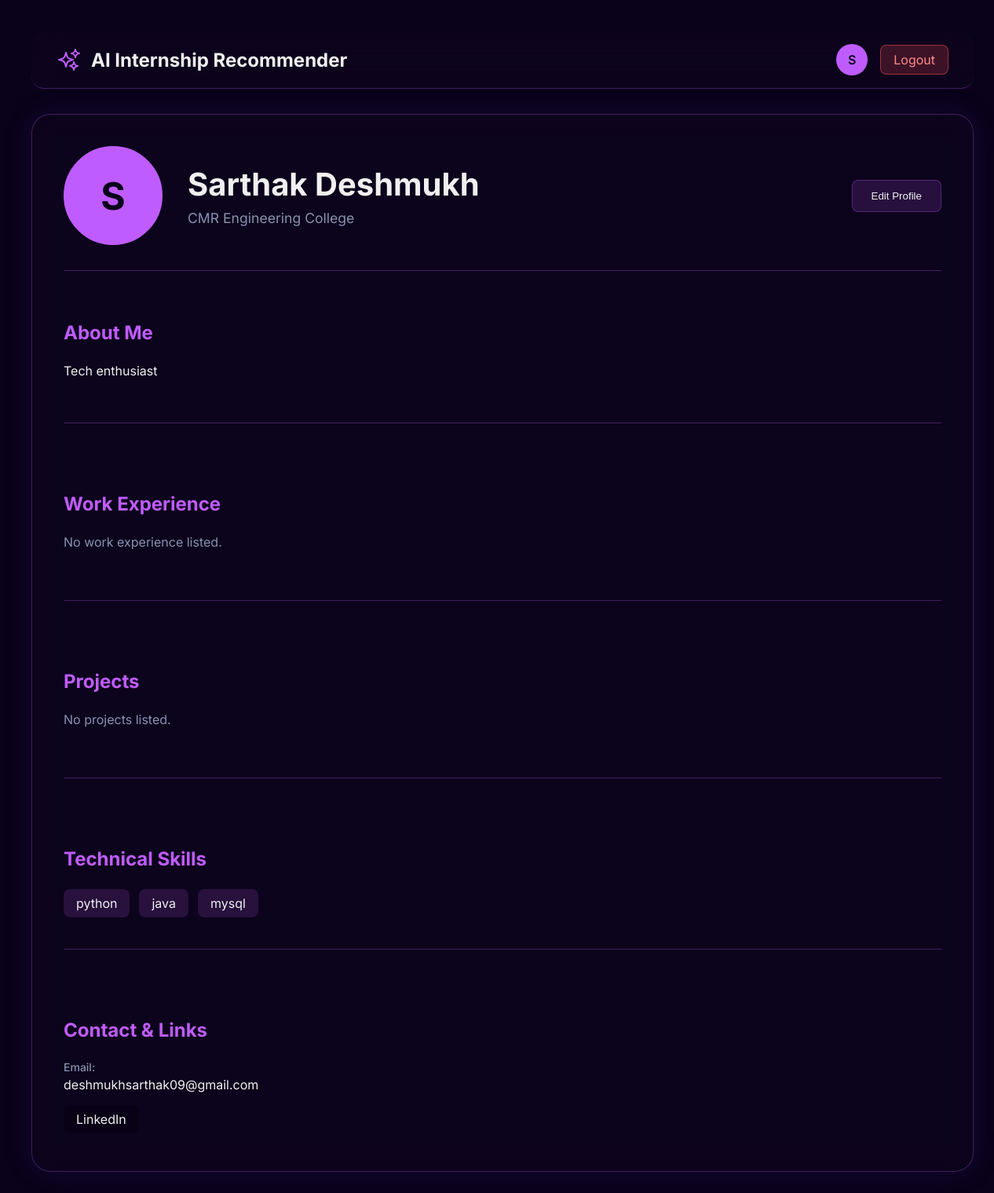
The page /student-profile (signed in) on the database its author committed.
### tables this page shows
CREATE TABLE users (
            id INTEGER PRIMARY KEY AUTOINCREMENT,
            name TEXT,
            email TEXT UNIQUE,
            password TEXT,
            year INTEGER
        );

CREATE TABLE professional_info (
            id INTEGER PRIMARY KEY AUTOINCREMENT,
            user_id INTEGER UNIQUE,
            fullname TEXT,
            college TEXT,
            graduation_year INTEGER,
            cgpa TEXT,
            bio TEXT,
            linkedin_url TEXT,
            github_url TEXT,
            work_experience TEXT,
            projects TEXT,
            skills TEXT
        );

### app.py (the view, shortened to what this page needs)
@app.route("/student-profile", methods=["GET", "POST"])
def view_student_profile():
    if "user_id" not in session:
        return redirect(url_for("login"))
    uid = session["user_id"]
    user = query_db("SELECT * FROM users WHERE id=?", (uid,), one=True)
    prof_info = query_db("SELECT * FROM professional_info WHERE user_id=?", (uid,), one=True)
    return render_template("student_profile.html", user=user, prof_info=prof_info)

### app.py (called while the page is built)
def get_db():
    db = getattr(g, "_database", None)
    if db is None:
        db = g._database = sqlite3.connect(DATABASE)
        db.row_factory = sqlite3.Row
    return db

@app.teardown_appcontext
def close_connection(exception):
    db = getattr(g, "_database", None)
    if db is not None:
        db.close()

def query_db(query, args=(), one=False):
    cur = get_db().execute(query, args)
    rv = cur.fetchall()
    cur.close()
    return (rv[0] if rv else None) if one else rv

### templates/student_profile.html (shortened to what this page needs)
<!doctype html>
<html lang="en">
<head>
</head>
<body>
<div class="main-container">
    <nav class="navbar">
        <div class="navbar-brand-container">
            <a class="navbar-brand" href="{{ url_for('dashboard') }}">AI Internship Recommender</a>
        </div>
        <div class="nav-actions">
            <a href="{{ url_for('dashboard') }}" class="profile-avatar">
                {{ user.name[0] | upper if user.name else 'U' }}
            </a>
            <a class="btn-logout" href="{{ url_for('logout') }}">Logout</a>
        </div>
    </nav>
    <div class="profile-card">
        <div class="profile-header">
            <div class="profile-picture">{{ (prof_info.fullname or user.name)[0] | upper if (prof_info or user) else 'U' }}</div>
            <div class="profile-info">
                <h1>{{ prof_info.fullname if prof_info and prof_info.fullname else user.name }}</h1>
                <p>{{ prof_info.college if prof_info and prof_info.college else 'College not specified' }}</p>
            </div>
            <button class="btn-edit-profile" onclick="toggleModal()">Edit Profile</button>
        </div>
        <div class="profile-body">
            <div class="profile-section">
                <h4>About Me</h4>
                <p>{{ prof_info.bio if prof_info and prof_info.bio else "No bio provided. Click 'Edit Profile' to add one." }}</p>
            </div>
            <div class="profile-section">
                <h4>Work Experience</h4>
                <div class="experience-item">
                    <p>{{ prof_info.work_experience if prof_info and prof_info.work_experience else "No work experience listed." }}</p>
                </div>
            </div>
            <div class="profile-section">
                <h4>Projects</h4>
                 <div class="project-item">
                    <p>{{ prof_info.projects if prof_info and prof_info.projects else "No projects listed." }}</p>
                </div>
            </div>
            <div class="profile-section">
                <h4>Technical Skills</h4>
                <div class="skills-container">
                    {% if prof_info and prof_info.skills %}
                        {% for skill in prof_info.skills.split(',') %}
                            {% if skill.strip() %}
                                <span class="skill-tag">{{ skill.strip() }}</span>
                            {% endif %}
                        {% endfor %}
                    {% else %}
                        <p>No skills listed.</p>
                    {% endif %}
                </div>
            </div>
            <div class="profile-section">
                <h4>Contact & Links</h4>
                <div class="info-grid">
                    <p><strong>Email:</strong> {{ user.email }}</p>
                    <div class="social-links">
                        {% if prof_info and prof_info.linkedin_url %}<a href="{{ prof_info.linkedin_url }}" target="_blank">LinkedIn</a>{% endif %}
                    </div>
                </div>
            </div>
        </div>
    </div>
</div>
</body>
</html>

### templates/student_profile.html (style rules this page uses)
:root { --primary-glow: rgba(191, 92, 255, 0.6); --secondary-glow: rgba(0, 225, 255, 0.6); --bg-color: #0a021a; --card-bg-color: rgba(15, 5, 30, 0.65); --border-color: rgba(191, 92, 255, 0.3); --text-color: #f0f0f0; --text-muted-color: #8892b0; --accent-color: #bf5cff; }
body { font-family: 'Inter', sans-serif; background-color: var(--bg-color); background-image: url('https://images.unsplash.com/photo-1593339790152-3b66ab4a7322?q=80&w=2070&auto=format&fit=crop'); background-size: cover; background-position: center; background-attachment: fixed; color: var(--text-color); overflow-x: hidden; }
.main-container { width: 100%; max-width: 1200px; padding: 2rem; margin: 0 auto; }
.navbar { display: flex; justify-content: space-between; align-items: center; background-color: var(--card-bg-color); backdrop-filter: blur(15px); border-bottom: 1px solid var(--border-color); padding: 1rem 2rem; border-radius: 1rem; margin-bottom: 2rem; }
.navbar-brand-container { display: flex; align-items: center; gap: 0.75rem; }
.navbar-logo { width: 32px; height: 32px; color: var(--accent-color); }
.navbar-brand { font-size: 1.5rem; font-weight: 700; color: var(--text-color) !important; text-decoration: none; }
.nav-actions { display: flex; align-items: center; gap: 1rem; }
.btn-logout { background-color: rgba(255, 82, 82, 0.2); border: 1px solid rgba(255, 82, 82, 0.5); color: #ff8a8a; padding: 0.5rem 1rem; border-radius: 0.5rem; text-decoration: none; transition: all 0.2s ease; }
.profile-avatar { width: 40px; height: 40px; border-radius: 50%; background-color: var(--accent-color); display: flex; align-items: center; justify-content: center; font-weight: 600; color: var(--bg-color); text-decoration: none; }
.profile-card { background-color: var(--card-bg-color); backdrop-filter: blur(15px); border: 1px solid var(--border-color); border-radius: 1.5rem; padding: 2.5rem; box-shadow: 0 0 40px rgba(100, 80, 255, 0.1); }
.profile-header { display: flex; align-items: center; gap: 2rem; padding-bottom: 2rem; border-bottom: 1px solid var(--border-color); margin-bottom: 2rem; }
.profile-picture { width: 120px; height: 120px; border-radius: 50%; background-color: var(--accent-color); border: 3px solid var(--accent-color); display: flex; align-items: center; justify-content: center; font-size: 3rem; color: var(--bg-color); font-weight: bold; }
.profile-info h1 { margin: 0; font-size: 2.5rem; }
.profile-info p { font-size: 1.1rem; color: var(--text-muted-color); margin: 0.5rem 0 0 0; }
.btn-edit-profile { margin-left: auto; background-color: rgba(191, 92, 255, 0.15); border: 1px solid var(--border-color); color: var(--text-color); padding: 0.75rem 1.5rem; border-radius: 0.5rem; cursor: pointer; transition: all 0.2s ease; }
.profile-body { display: grid; grid-template-columns: 1fr; gap: 2.5rem; }
.profile-section { border-bottom: 1px solid var(--border-color); padding-bottom: 2.5rem; margin-bottom: 1rem; }
.profile-section:last-child { border-bottom: none; padding-bottom: 0; margin-bottom: 0; }
.profile-section h4 { font-size: 1.5rem; margin-bottom: 1.5rem; color: var(--accent-color); }
.info-grid p { margin: 0 0 1rem 0; }
.info-grid strong { display: block; color: var(--text-muted-color); font-weight: 500; font-size: 0.875rem; margin-bottom: 0.25rem; }
.social-links a { display: inline-flex; align-items: center; gap: 0.5rem; text-decoration: none; color: var(--text-color); background-color: rgba(0,0,0,0.2); padding: 0.5rem 1rem; border-radius: 0.5rem; margin-right: 1rem; margin-bottom: 0.5rem; transition: all 0.2s ease; }
.experience-item, .project-item { margin-bottom: 1.5rem; }
.experience-item p, .project-item p { color: var(--text-muted-color); margin: 0; white-space: pre-wrap; }
.skills-container { display: flex; flex-wrap: wrap; gap: 0.75rem; }
.skill-tag { background-color: rgba(191, 92, 255, 0.15); padding: 0.5rem 1rem; border-radius: 0.5rem; }

### rows shown on the page
users: name "S", email "deshmukhsarthak09@gmail.com"
professional_info: fullname "S", fullname "Sarthak Deshmukh", college "CMR Engineering College", bio "Tech enthusiast", work_experience "No work experience listed.", projects "No projects listed."

### other values the page prints
{{ skill.strip() }} "python" "java" "mysql"
